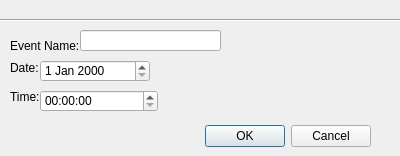
<?xml version="1.0" encoding="UTF-8"?>
<ui version="4.0">
 <class>NextDialog</class>
 <widget class="QDialog" name="NextDialog">
  <property name="geometry">
   <rect>
    <x>0</x>
    <y>0</y>
    <width>400</width>
    <height>156</height>
   </rect>
  </property>
  <property name="windowTitle">
   <string>Dialog</string>
  </property>
  <widget class="QDialogButtonBox" name="Save">
   <property name="geometry">
    <rect>
     <x>30</x>
     <y>120</y>
     <width>341</width>
     <height>32</height>
    </rect>
   </property>
   <property name="orientation">
    <enum>Qt::Horizontal</enum>
   </property>
   <property name="standardButtons">
    <set>QDialogButtonBox::Cancel|QDialogButtonBox::Ok</set>
   </property>
  </widget>
  <widget class="QTimeEdit" name="timeEdit">
   <property name="geometry">
    <rect>
     <x>40</x>
     <y>90</y>
     <width>118</width>
     <height>22</height>
    </rect>
   </property>
  </widget>
  <widget class="QDateEdit" name="dateEdit">
   <property name="geometry">
    <rect>
     <x>40</x>
     <y>60</y>
     <width>110</width>
     <height>22</height>
    </rect>
   </property>
  </widget>
  <widget class="QLineEdit" name="lineEdit">
   <property name="geometry">
    <rect>
     <x>80</x>
     <y>30</y>
     <width>141</width>
     <height>21</height>
    </rect>
   </property>
   <property name="text">
    <string/>
   </property>
  </widget>
  <widget class="QLabel" name="label">
   <property name="geometry">
    <rect>
     <x>10</x>
     <y>30</y>
     <width>71</width>
     <height>31</height>
    </rect>
   </property>
   <property name="text">
    <string>Event Name:</string>
   </property>
  </widget>
  <widget class="QLabel" name="label_2">
   <property name="geometry">
    <rect>
     <x>10</x>
     <y>60</y>
     <width>61</width>
     <height>16</height>
    </rect>
   </property>
   <property name="text">
    <string>Date:</string>
   </property>
  </widget>
  <widget class="QLabel" name="label_3">
   <property name="geometry">
    <rect>
     <x>10</x>
     <y>90</y>
     <width>47</width>
     <height>13</height>
    </rect>
   </property>
   <property name="text">
    <string>Time:</string>
   </property>
  </widget>
  <widget class="Line" name="line">
   <property name="geometry">
    <rect>
     <x>0</x>
     <y>10</y>
     <width>401</width>
     <height>21</height>
    </rect>
   </property>
   <property name="orientation">
    <enum>Qt::Horizontal</enum>
   </property>
  </widget>
 </widget>
 <resources/>
 <connections>
  <connection>
   <sender>Save</sender>
   <signal>accepted()</signal>
   <receiver>NextDialog</receiver>
   <slot>accept()</slot>
   <hints>
    <hint type="sourcelabel">
     <x>248</x>
     <y>254</y>
    </hint>
    <hint type="destinationlabel">
     <x>157</x>
     <y>274</y>
    </hint>
   </hints>
  </connection>
  <connection>
   <sender>Save</sender>
   <signal>rejected()</signal>
   <receiver>NextDialog</receiver>
   <slot>reject()</slot>
   <hints>
    <hint type="sourcelabel">
     <x>316</x>
     <y>260</y>
    </hint>
    <hint type="destinationlabel">
     <x>286</x>
     <y>274</y>
    </hint>
   </hints>
  </connection>
 </connections>
</ui>
